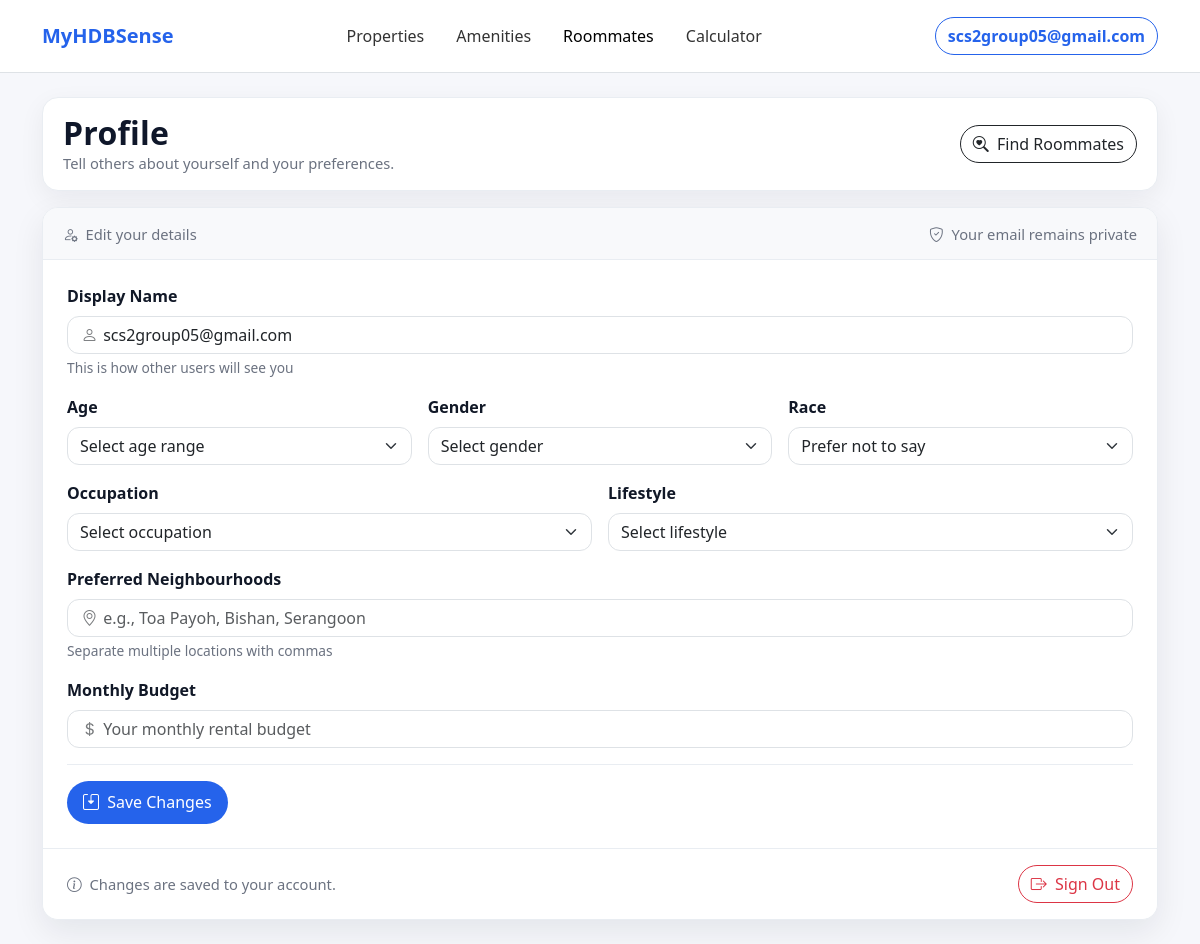
Before: /accounts/roommate/profile/ (signed in) with the older database file.
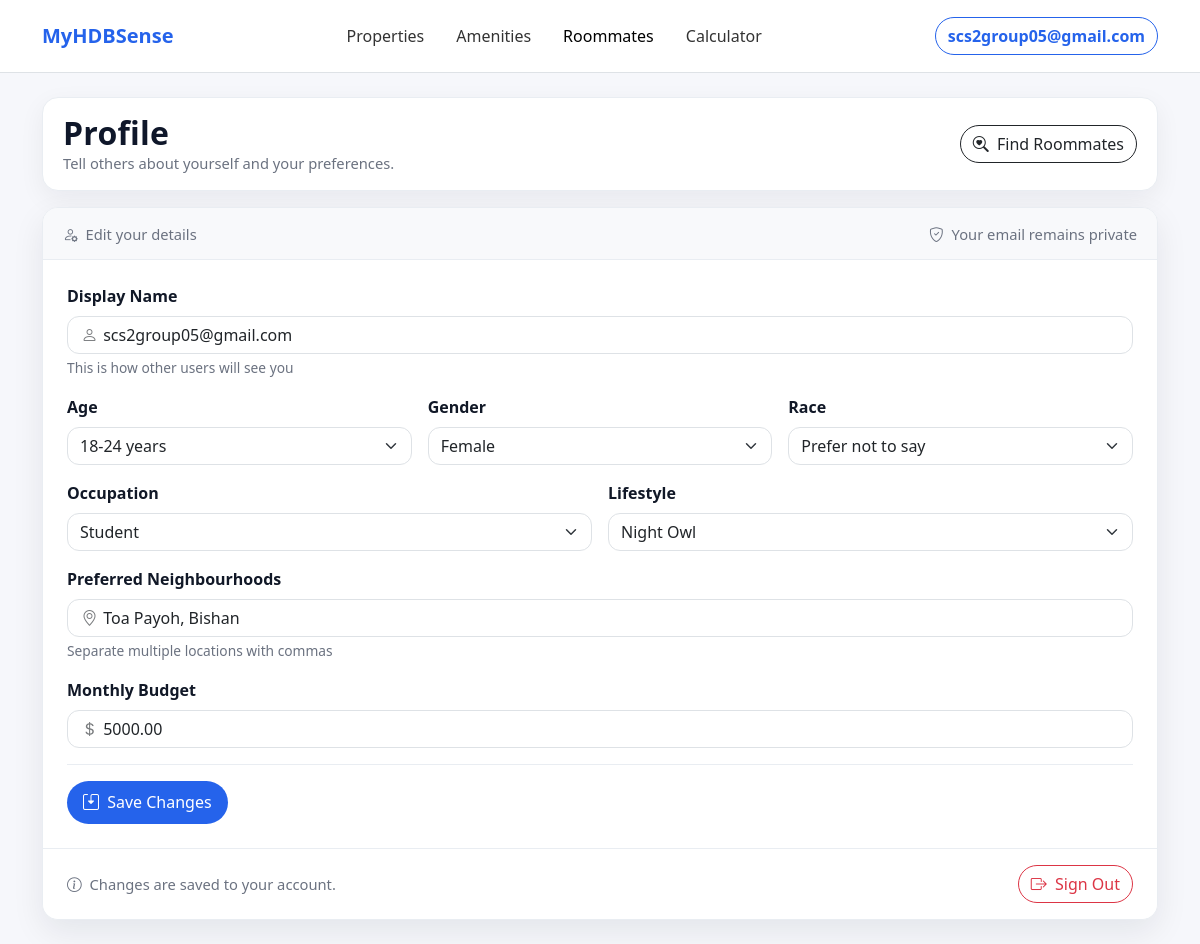
After: the same page with the newer database file.
### accounts/models.py (models this page shows, shortened)
class CustomUser(AbstractUser):
    email = models.EmailField(unique=True)

class RoommateProfile(models.Model):
    user = models.OneToOneField(settings.AUTH_USER_MODEL, on_delete=models.CASCADE)
    display_name = models.CharField(max_length=100, blank=True)
    age_range = models.CharField(
        max_length=20,
        choices=[
            ('18-24', '18-24 years'),
            ('25-34', '25-34 years'),
            ('35-44', '35-44 years'),
            ('45+', '45+ years')
        ],
        default='25-34'
    )
    gender = models.CharField(max_length=10, choices=GENDER_CHOICES)
    race = models.CharField(max_length=10, choices=RACE_CHOICES, default="-")
    occupation = models.CharField(
        max_length=20,
        choices=[
            ('student', 'Student'),
            ('working', 'Working Professional'),
            ('other', 'Other')
        ],
        default='working'
    )
    lifestyle = models.CharField(
        max_length=20,
        choices=[
            ('early_bird', 'Early Bird'),
            ('night_owl', 'Night Owl'),
            ('flexible', 'Flexible')
        ],
        default='flexible'
    )
    neighbourhoods_csv = models.TextField(help_text="Comma-separated list of preferred neighborhoods", null=True, blank=True)
    budget = models.DecimalField(max_digits=8, decimal_places=2, default=0)
    is_looking = models.BooleanField(default=True)

### accounts/views.py (the view, shortened to what this page needs)
# urls.py: path('roommate/profile/', views.roommate_profile_edit, name='roommate_profile_edit'),
@login_required
def roommate_profile_edit(request):
    try:
        profile = RoommateProfile.objects.get(user=request.user)
    except RoommateProfile.DoesNotExist:
        profile = None
    initial_data = {}
    if profile:
        initial_data = {
            'display_name': profile.display_name,
            'age_range': profile.age_range,
            'gender': profile.gender,
            'race': profile.race,
            'occupation': profile.occupation,
            'lifestyle': profile.lifestyle,
            'neighbourhoods_csv': profile.neighbourhoods_csv,
            'budget': profile.budget
        }
    return render(request, 'accounts/roommate_profile_edit.html', {
        'form': {'initial': initial_data}
    })

### accounts/templates/accounts/roommate_profile_edit.html (shortened to what this page needs)
{% load static %}
<!DOCTYPE html>
<html lang="en">
<head>
  <link href="https://cdn.jsdelivr.net/npm/bootstrap@5.3.3/dist/css/bootstrap.min.css" rel="stylesheet"/>
  <link href="https://cdn.jsdelivr.net/npm/bootstrap-icons@1.11.3/font/bootstrap-icons.css" rel="stylesheet"/>
</head>
<body>
  {% include "accounts/navbar.html" %}
  <main class="container py-4">
    <section class="hero mb-3 d-flex align-items-center justify-content-between gap-2">
      <div>
        <h2 class="mb-0 section-title">Profile</h2>
        <div class="small-muted">Tell others about yourself and your preferences.</div>
      </div>
      <a href="{% url 'roommates' %}" class="btn btn-outline-dark">
        <i class="bi bi-search-heart me-1"></i> Find Roommates
      </a>
    </section>
    <section class="card card-soft">
      <div class="card-header-bar d-flex align-items-center justify-content-between">
        <div class="small-muted"><i class="bi bi-person-gear me-1"></i> Edit your details</div>
        <div class="small-muted"><i class="bi bi-shield-check me-1"></i> Your email remains private</div>
      </div>
      <div class="card-body p-3 p-md-4">
        <form method="post" class="form-grid">
          <div class="row g-3 mb-3">
            <div class="col-12">
              <label class="form-label">Display Name</label>
              <div class="input-icon">
                <i class="bi bi-person"></i>
                <input type="text"
                      name="display_name"
                      class="form-control"
                      value="{{ form.initial.display_name|default:user.get_full_name|default:user.username }}"
                      required>
              </div>
              <div class="hint mt-1">This is how other users will see you</div>
            </div>
          </div>
          <div class="row g-3 mb-3">
            <div class="col-md-4">
              <label class="form-label">Age</label>
              <select name="age_range" class="form-select" required>
                <option value="">Select age range</option>
                <option value="18-24" {% if form.initial.age_range == '18-24' %}selected{% endif %}>18-24 years</option>
              </select>
            </div>
            <div class="col-md-4">
              <label class="form-label">Gender</label>
              <select name="gender" class="form-select" required>
                <option value="">Select gender</option>
                <option value="female" {% if form.initial.gender == 'female' %}selected{% endif %}>Female</option>
              </select>
            </div>
            <div class="col-md-4">
              <label class="form-label">Race</label>
              <select name="race" class="form-select" required>
                <option value="-"
                        {% if form.initial.race == '-' or not form.initial.race %}selected{% endif %}>
                  Prefer not to say
                </option>
              </select>
            </div>
          </div>
          <div class="row g-3 mb-3">
            <div class="col-md-6">
              <label class="form-label">Occupation</label>
              <select name="occupation" class="form-select" required>
                <option value="">Select occupation</option>
                <option value="student" {% if form.initial.occupation == 'student' %}selected{% endif %}>Student</option>
              </select>
            </div>
            <div class="col-md-6">
              <label class="form-label">Lifestyle</label>
              <select name="lifestyle" class="form-select" required>
                <option value="">Select lifestyle</option>
                <option value="night_owl" {% if form.initial.lifestyle == 'night_owl' %}selected{% endif %}>Night Owl</option>
              </select>
            </div>
          </div>
          <div class="row g-3 mb-3">
            <div class="col-12">
              <label class="form-label">Preferred Neighbourhoods</label>
              <div class="input-icon">
                <i class="bi bi-geo-alt"></i>
                <input type="text"
                      name="neighbourhoods_csv"
                      class="form-control"
                      placeholder="e.g., Toa Payoh, Bishan, Serangoon"
                      value="{{ form.initial.neighbourhoods_csv }}"
                      required>
              </div>
              <div class="hint mt-1">Separate multiple locations with commas</div>
            </div>
          </div>
          <div class="row g-3 mb-3">
            <div class="col-12">
              <label class="form-label">Monthly Budget</label>
              <div class="input-icon">
                <i class="bi bi-currency-dollar"></i>
                <input type="number"
                      name="budget"
                      class="form-control"
                      placeholder="Your monthly rental budget"
                      value="{{ form.initial.budget }}"
                      required>
              </div>
            </div>
          </div>
          <div class="divider"></div>
          <button type="submit" class="btn btn-brand text-white">
            <i class="bi bi-save2 me-1"></i> Save Changes
          </button>
        </form>
      </div>
      <div class="save-row px-3 px-md-4 py-3 d-flex justify-content-between align-items-center">
        <div class="small-muted"><i class="bi bi-info-circle me-1"></i> Changes are saved to your account.</div>
        <form action="{% url 'logout' %}" method="post" class="m-0">
          <button type="submit" class="btn btn-outline-danger rounded-pill">
            <i class="bi bi-box-arrow-right me-1"></i> Sign Out
          </button>
        </form>
      </div>
    </section>
  </main>
</body>
</html>

### accounts/templates/accounts/navbar.html (shortened to what this page needs)
{% load static %}
<nav class="navbar navbar-expand-lg navbar-light bg-white border-bottom py-3">
  <div class="container">
    <a class="navbar-brand fw-bold" href="{% url 'home' %}" style="color:#2563eb;">MyHDBSense</a>
    <div class="collapse navbar-collapse" id="mainNav">
      <ul class="navbar-nav mx-auto gap-lg-3">
        <li class="nav-item">
          <a class="nav-link {% if request.resolver_match.url_name == 'properties' %}active{% endif %}"
             href="{% url 'properties' %}">Properties</a>
        </li>
        <li class="nav-item">
          <a class="nav-link {% if request.resolver_match.url_name == 'amenities' or request.resolver_match.url_name == 'search_amenities' %}active{% endif %}"
             href="{% url 'amenities' %}">Amenities</a>
        </li>
        {% with name=request.resolver_match.url_name %}
        <li class="nav-item">
          <a class="nav-link {% if name in 'roommates sharing_request roommate_profile_edit' %}active{% endif %}"
             href="{% url 'roommates' %}">Roommates</a>
        </li>
        {% endwith %}
        <li class="nav-item">
          <a class="nav-link {% if request.resolver_match.url_name == 'calculator' %}active{% endif %}"
             href="{% url 'calculator' %}">Calculator</a>
        </li>
      </ul>
      <div class="d-flex ms-lg-3 align-items-center gap-2">
        {% if user.is_authenticated %}
          <a href="{% url 'roommate_profile_edit' %}"
             class="btn btn-outline-primary rounded-pill fw-semibold"
             style="border-color:#2563eb;color:#2563eb;">
            {{ user.email|default:user.username|default:"Profile" }}
          </a>
        {% endif %}
      </div>
    </div>
  </div>
</nav>

### accounts/templates/accounts/roommate_profile_edit.html (style rules this page uses)
:root { --brand:#2563eb; --ink:#0f172a; --muted:#6b7280; --bg:#f6f7fb; --card:#ffffff; --border:#e9edf2; --r:16px; }
body { background:var(--bg); }
.hero { background:#fff; border:1px solid var(--border); border-radius:var(--r); padding:1rem 1.25rem; box-shadow:0 8px 26px rgba(16,24,40,.06); }
.card-soft { border:1px solid var(--border); border-radius:var(--r); background:var(--card); box-shadow:0 12px 32px rgba(16,24,40,.08); overflow:hidden; }
.section-title { font-weight:800; letter-spacing:.2px; color:var(--ink); }
.small-muted { color:var(--muted); font-size:.92rem; }
.divider { height:1px; background:var(--border); margin:1rem 0; }
.form-label { font-weight:650; color:#111827; }
.hint { color:var(--muted); font-size:.86rem; }
.btn-brand { background:var(--brand); border:none; border-radius:999px; padding:.6rem 1rem; }
.btn-outline-dark { border-radius:999px; }
.input-icon { position:relative; }
.input-icon i { position:absolute; left:.9rem; top:50%; transform:translateY(-50%); opacity:.6; }
.input-icon input { padding-left:2.2rem; }
.card-header-bar { background:#f8f9fb; border-bottom:1px solid var(--border); padding:.9rem 1.25rem; }
.save-row { background:#fff; border-top:1px solid var(--border); }
.form-control,.form-select { border-radius:12px; }

### accounts/templates/accounts/navbar.html (style rules this page uses)
.nav-link { font-weight:500; color:#333; }
.nav-link.active, .nav-link:hover { color:#2563eb; }

Changed rows visible on the page:
added RoommateProfile: display_name "scs2group05@gmail.com", age_range "18-24 years", gender "Female", occupation "Student", lifestyle "Night Owl", neighbourhoods_csv "Toa Payoh, Bishan", budget "5000.00"
Other visible differences:
form field age_range: "Select age range" → (not shown)
form field gender: "Select gender" → (not shown)
form field occupation: "Select occupation" → (not shown)
form field lifestyle: "Select lifestyle" → (not shown)
